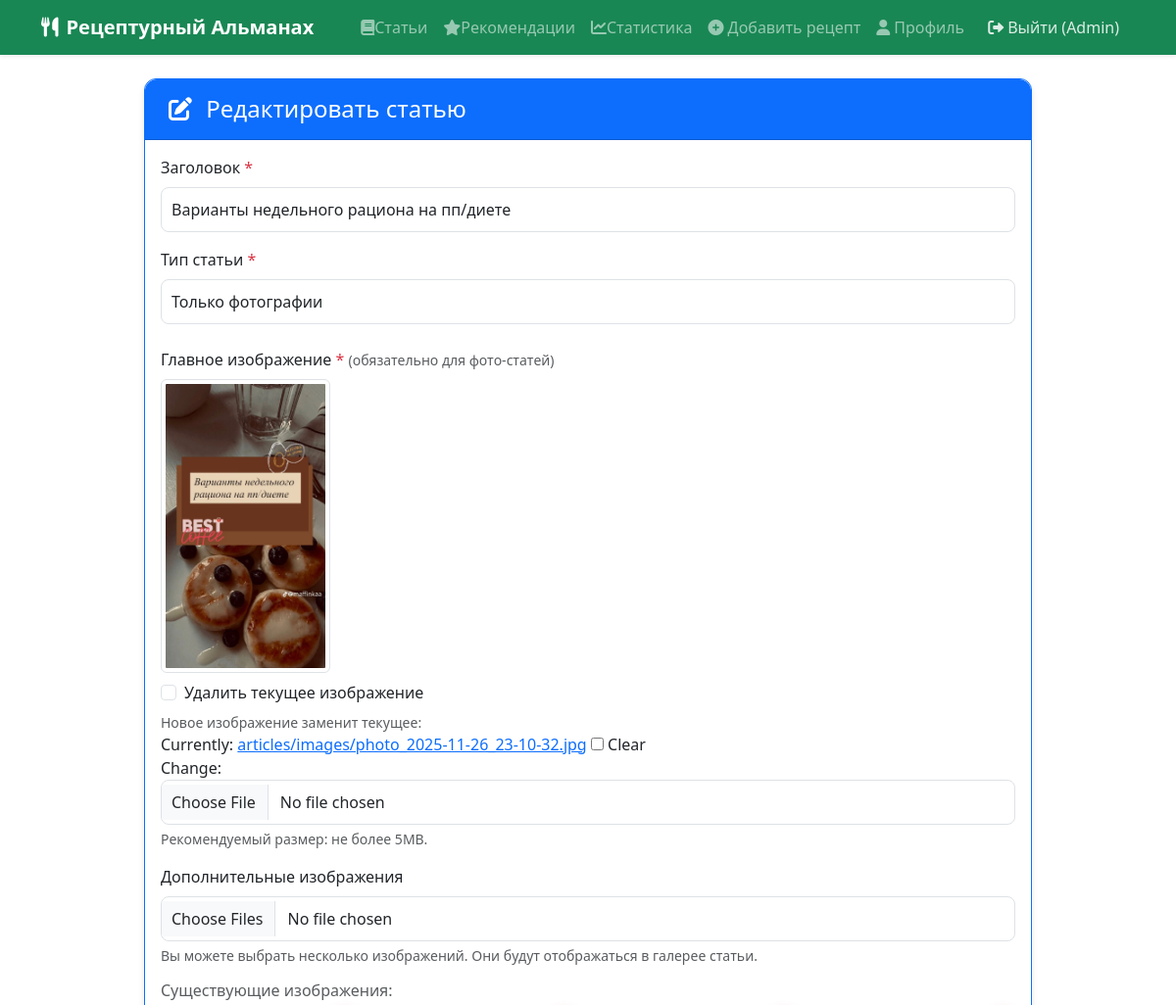
/others/articles/4/edit/ (signed in, upper part), run on an earlier commit of the app's database.
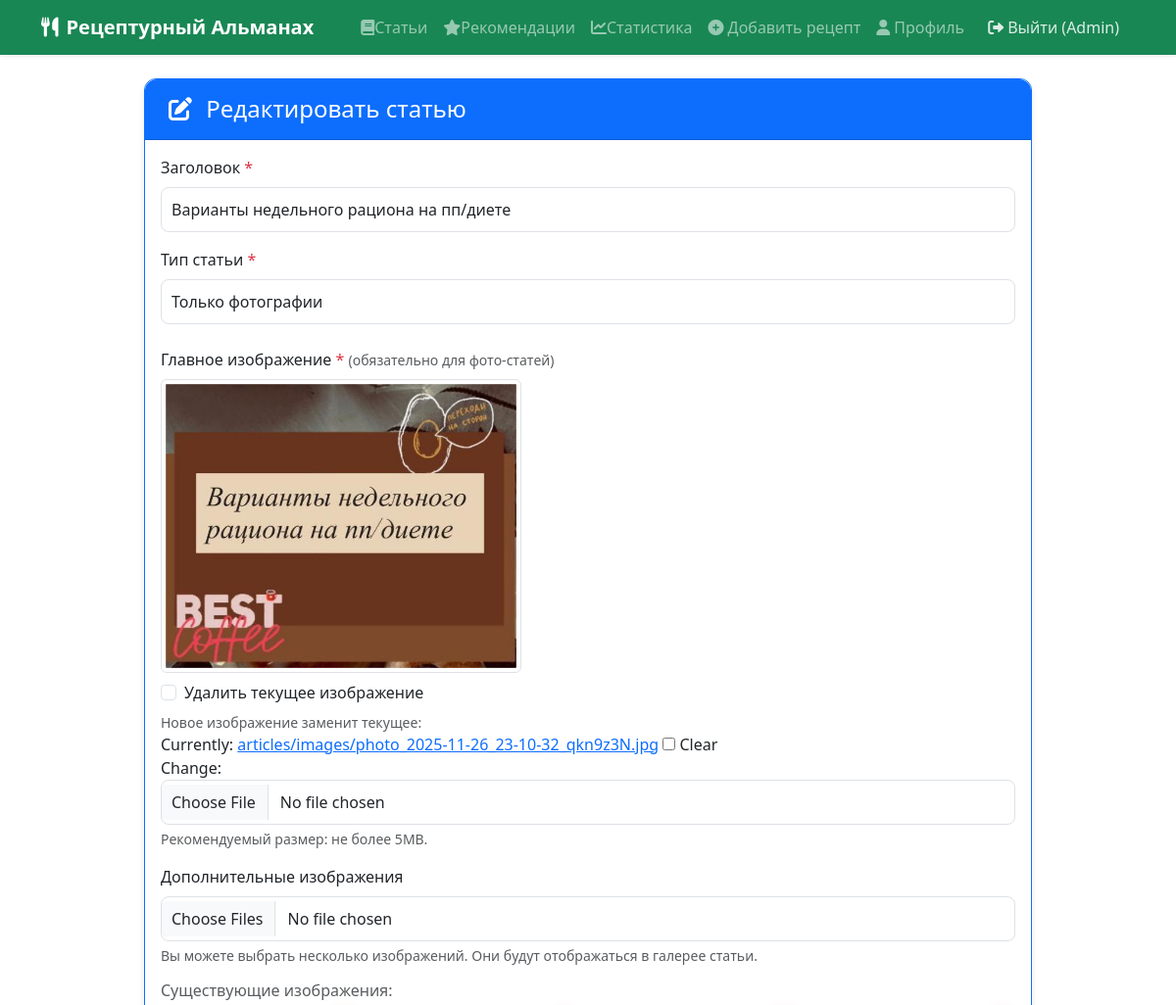
And on a later commit of the database.
### others/models.py (models this page shows, shortened)
class Article(models.Model):
    ARTICLE_STATUS = [
        ('draft', 'Черновик'),
        ('published', 'Опубликовано'),
        ('rejected', 'Отклонено'),
        ('pending_review', 'На рассмотрении'),
    ]
    ARTICLE_TYPES = [
        ('text_only', 'Только текст'),
        ('photo_only', 'Только фотографии'),
        ('mixed', 'Текст и фотографии'),
    ]
    title = models.CharField(max_length=200, verbose_name="Заголовок")
    content = models.TextField(verbose_name="Содержание", blank=True)
    article_type = models.CharField(
        max_length=20,
        choices=ARTICLE_TYPES,
        default='mixed',
        verbose_name="Тип статьи"
    )
    author = models.ForeignKey(User, on_delete=models.CASCADE, verbose_name="Автор", related_name='articles')
    published_at = models.DateTimeField(auto_now_add=True, verbose_name="Дата публикации")
    updated_at = models.DateTimeField(auto_now=True, verbose_name="Дата обновления")
    main_image = models.ImageField(
        upload_to='articles/images/',
        blank=True,
        null=True,
        verbose_name="Главное изображение"
    )
    status = models.CharField(max_length=20, choices=ARTICLE_STATUS, default='draft', verbose_name="Статус")
    views_count = models.PositiveIntegerField(default=0, verbose_name="Количество просмотров")
    suggested_by = models.ForeignKey(User, on_delete=models.SET_NULL, null=True, blank=True,
                                     verbose_name="Предложено пользователем", related_name='suggested_articles')
    class Meta:
        verbose_name = "Статья"
        verbose_name_plural = "Статьи"
        ordering = ['-published_at']

### others/views.py (the view)
# urls.py: path('articles/<int:pk>/edit/', views.edit_article, name='edit-article'),
@user_passes_test(lambda u: u.is_staff)
def edit_article(request, pk):
    article = get_object_or_404(Article, pk=pk)
    if request.method == 'POST':
        form = ArticleForm(request.POST, request.FILES, instance=article)
        if form.is_valid():
            form.save()
            additional_images = request.FILES.getlist('additional_images')
            for image_file in additional_images:
                ArticleImage.objects.create(
                    article=article,
                    image=image_file
                )
            messages.success(request, 'Статья успешно обновлена!')
            return redirect('others:article-detail', pk=article.pk)
    else:
        form = ArticleForm(instance=article)
    return render(request, 'others/article_form.html', {'form': form})

### templates/others/article_form.html (shortened to what the changed rows need)
{% extends 'base.html' %}
{% load static %}
{% block content %}
<div class="container mt-4">
    <div class="row justify-content-center">
        <div class="col-lg-10">
            <div class="card border-primary">
                <div class="card-body">
                    <form method="post" enctype="multipart/form-data" id="article-form">
                        <div class="mb-3">
                            <label for="{{ form.title.id_for_label }}" class="form-label">
                                {{ form.title.label }} <span class="text-danger">*</span>
                            </label>
                            {{ form.title }}
                        </div>
                        <div class="mb-4">
                            <label for="{{ form.article_type.id_for_label }}" class="form-label">
                                Тип статьи <span class="text-danger">*</span>
                            </label>
                            {{ form.article_type }}
                        </div>
                        <div class="mb-3 article-field" id="main-image-field">
                            <label for="{{ form.main_image.id_for_label }}" class="form-label">
                                {{ form.main_image.label }}
                                <span class="text-danger required-indicator">*</span>
                                <span class="text-muted small">(обязательно для фото-статей)</span>
                            </label>
                            {% if form.instance.main_image %}
                                <div class="current-image mb-2">
                                    <img src="{{ form.instance.main_image.url }}" alt="Текущее изображение"
                                         class="img-thumbnail" style="max-height: 300px; width: auto;">
                                    <div class="form-check mt-2">
                                        <input class="form-check-input" type="checkbox" name="main_image-clear" id="main_image-clear_id">
                                        <label class="form-check-label" for="main_image-clear_id">
                                            Удалить текущее изображение
                                        </label>
                                    </div>
                                </div>
                                <small class="text-muted d-block">Новое изображение заменит текущее:</small>
                            {% endif %}
                            {{ form.main_image }}
                            <div class="form-text">
                                Рекомендуемый размер: не более 5MB.
                            </div>
                        </div>
                        <div class="mb-3 article-field" id="additional-images-field">
                            <label for="additional_images" class="form-label">
                            </label>
                            <input type="file" name="additional_images" multiple
                                   class="form-control" accept="image/*"
                                   id="additional_images">
                            <div class="form-text">
                            </div>
                            {% if form.instance.pk and form.instance.additional_images.exists %}
                            <div class="existing-images mt-3">
                            </div>
                            {% endif %}
                        </div>
                    </form>
                </div>
            </div>
        </div>
    </div>
</div>
{% endblock %}

What changed in the data, as far as the page shows it:
changed Article "Варианты недельного рациона на пп/диете": instance.main_image: a different picture
Also different on the page:
text no longer shown: "Currently: articles/images/photo_2025-11-26_23-10-32.jpg Clear Change:"
text now shown: "Currently: articles/images/photo_2025-11-26_23-10-32_qkn9z3N.jpg Clear Change:"
